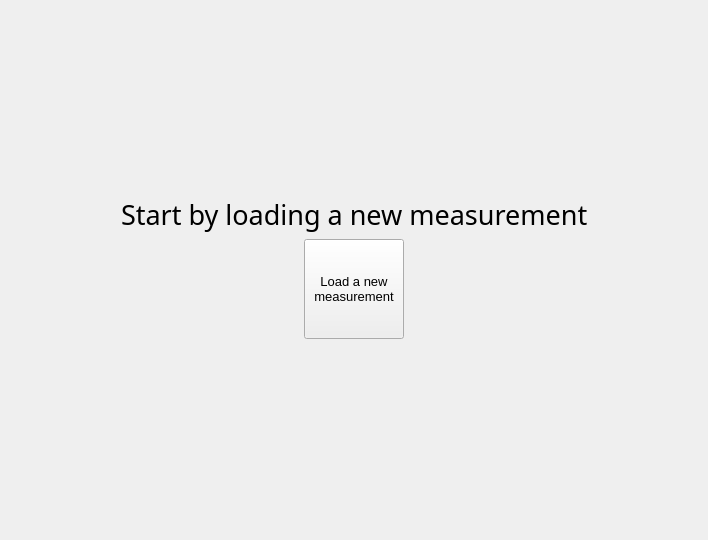
<?xml version="1.0" encoding="UTF-8"?>
<ui version="4.0">
 <class>measurementInfoTab</class>
 <widget class="QWidget" name="measurementInfoTab">
  <property name="geometry">
   <rect>
    <x>0</x>
    <y>0</y>
    <width>708</width>
    <height>540</height>
   </rect>
  </property>
  <property name="windowTitle">
   <string>Info</string>
  </property>
  <layout class="QGridLayout" name="gridLayout_2">
   <item row="0" column="0">
    <layout class="QGridLayout" name="gridLayout">
     <item row="2" column="1">
      <layout class="QGridLayout" name="gridLayout_5">
       <item row="0" column="0">
        <widget class="QPushButton" name="requestNewButton">
         <property name="sizePolicy">
          <sizepolicy hsizetype="Maximum" vsizetype="Maximum">
           <horstretch>0</horstretch>
           <verstretch>0</verstretch>
          </sizepolicy>
         </property>
         <property name="minimumSize">
          <size>
           <width>100</width>
           <height>100</height>
          </size>
         </property>
         <property name="maximumSize">
          <size>
           <width>100</width>
           <height>100</height>
          </size>
         </property>
         <property name="font">
          <font>
           <pointsize>10</pointsize>
           <weight>50</weight>
           <bold>false</bold>
          </font>
         </property>
         <property name="text">
          <string>Load a new 
measurement</string>
         </property>
         <property name="checkable">
          <bool>false</bool>
         </property>
         <property name="autoRepeat">
          <bool>false</bool>
         </property>
        </widget>
       </item>
      </layout>
     </item>
     <item row="0" column="0">
      <spacer name="verticalSpacer">
       <property name="orientation">
        <enum>Qt::Vertical</enum>
       </property>
       <property name="sizeHint" stdset="0">
        <size>
         <width>20</width>
         <height>40</height>
        </size>
       </property>
      </spacer>
     </item>
     <item row="2" column="3">
      <spacer name="horizontalSpacer_2">
       <property name="orientation">
        <enum>Qt::Horizontal</enum>
       </property>
       <property name="sizeHint" stdset="0">
        <size>
         <width>40</width>
         <height>20</height>
        </size>
       </property>
      </spacer>
     </item>
     <item row="2" column="0">
      <spacer name="horizontalSpacer">
       <property name="orientation">
        <enum>Qt::Horizontal</enum>
       </property>
       <property name="sizeHint" stdset="0">
        <size>
         <width>40</width>
         <height>20</height>
        </size>
       </property>
      </spacer>
     </item>
     <item row="0" column="1">
      <widget class="QLabel" name="label">
       <property name="font">
        <font>
         <family>Tw Cen MT Condensed Extra Bold</family>
         <pointsize>20</pointsize>
         <weight>9</weight>
         <italic>false</italic>
         <bold>false</bold>
        </font>
       </property>
       <property name="styleSheet">
        <string notr="true">font: 75 20pt &quot;Tw Cen MT Condensed Extra Bold&quot;;</string>
       </property>
       <property name="text">
        <string>




Start by loading a new measurement</string>
       </property>
       <property name="wordWrap">
        <bool>true</bool>
       </property>
      </widget>
     </item>
     <item row="3" column="0">
      <spacer name="verticalSpacer_2">
       <property name="orientation">
        <enum>Qt::Vertical</enum>
       </property>
       <property name="sizeHint" stdset="0">
        <size>
         <width>20</width>
         <height>40</height>
        </size>
       </property>
      </spacer>
     </item>
    </layout>
   </item>
  </layout>
 </widget>
 <tabstops>
  <tabstop>requestNewButton</tabstop>
 </tabstops>
 <resources/>
 <connections/>
</ui>
